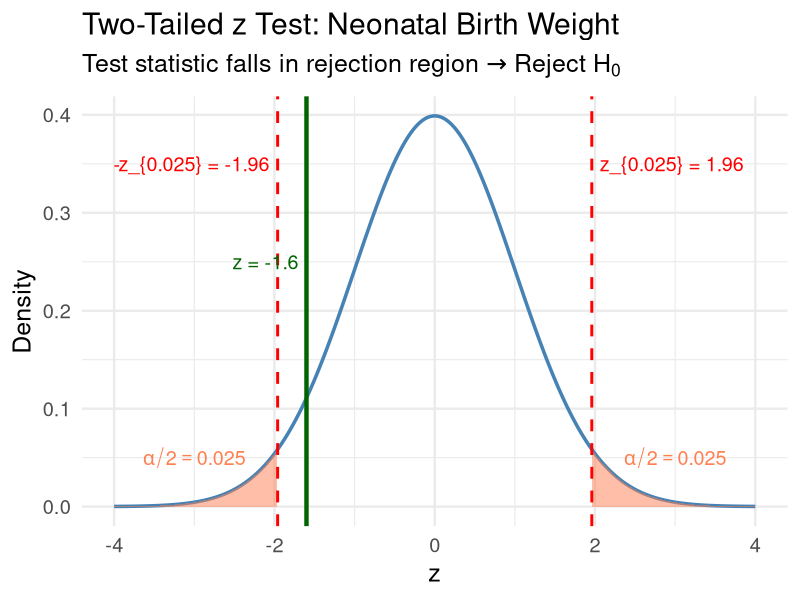
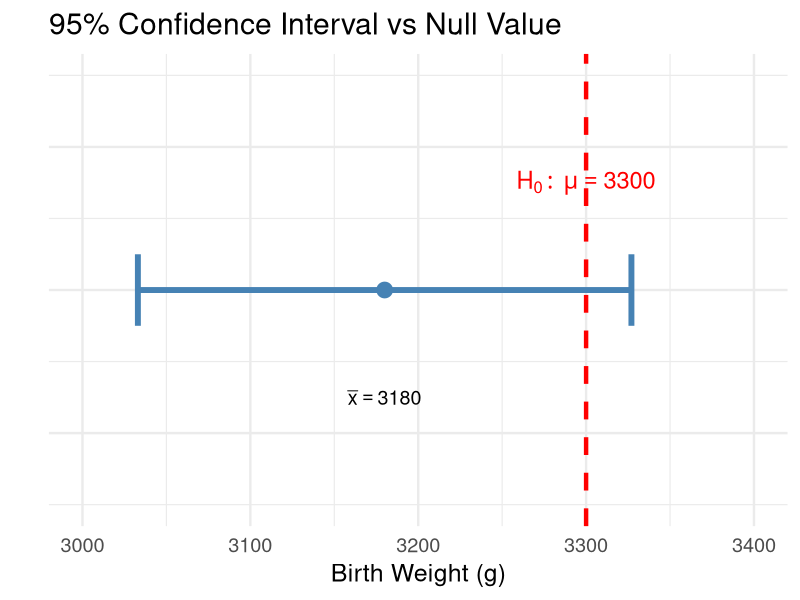
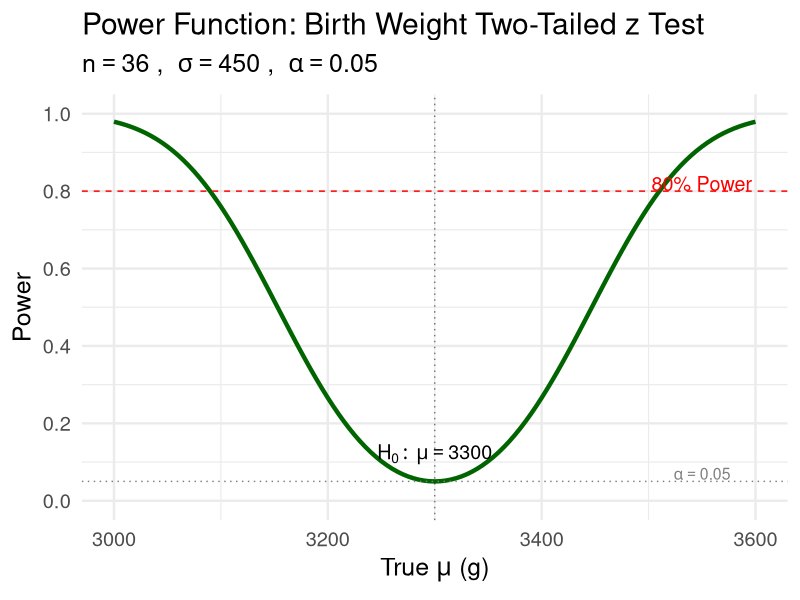
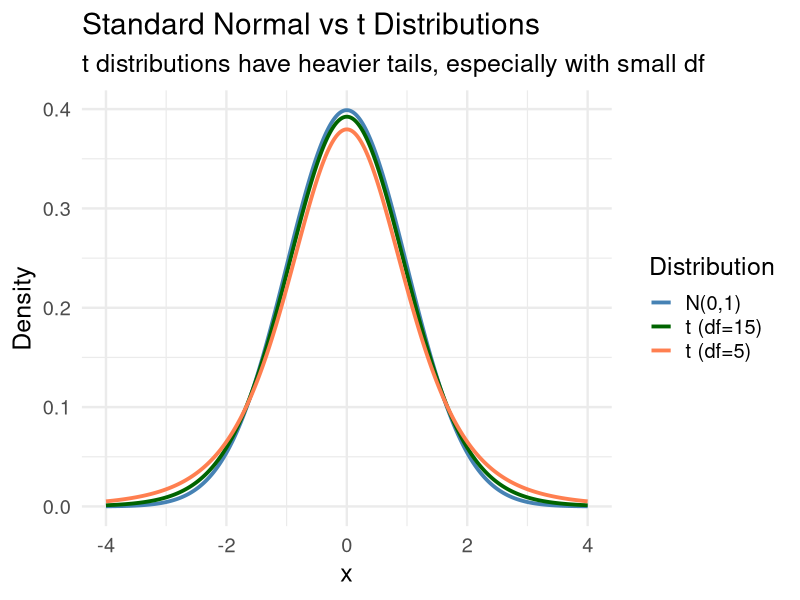
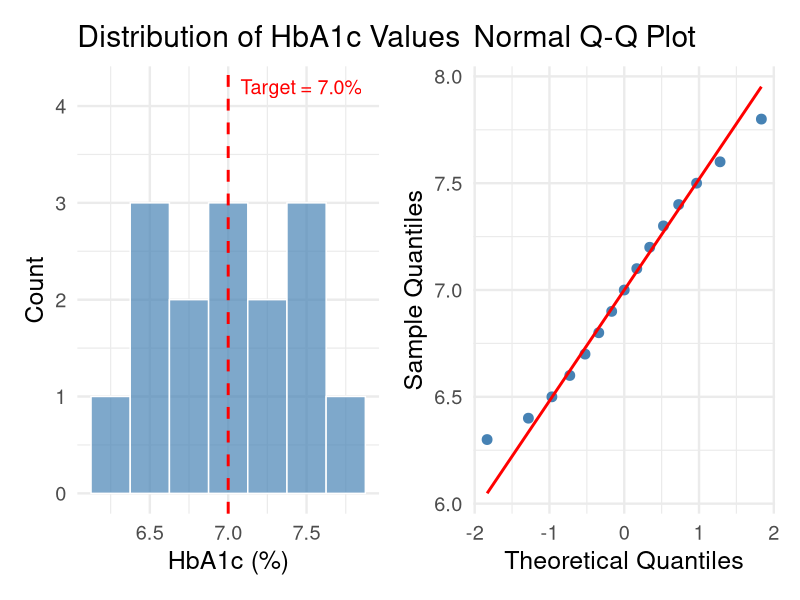
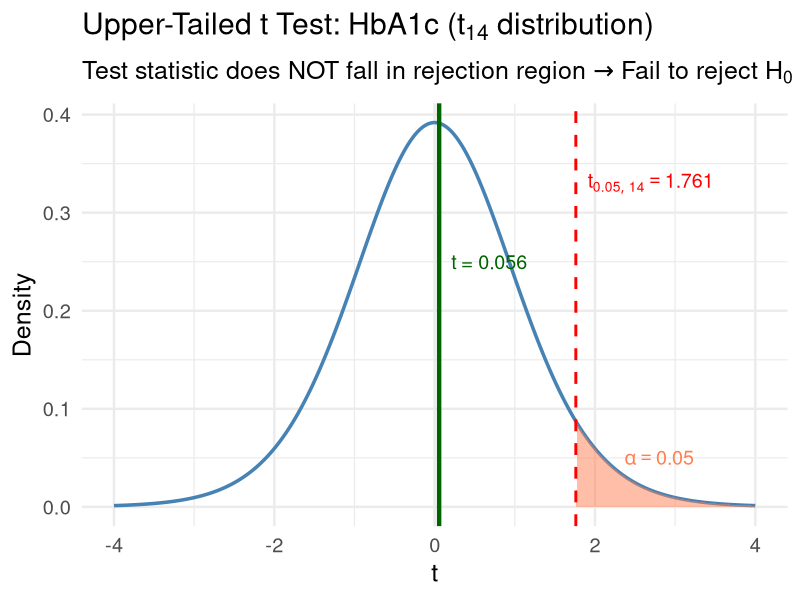
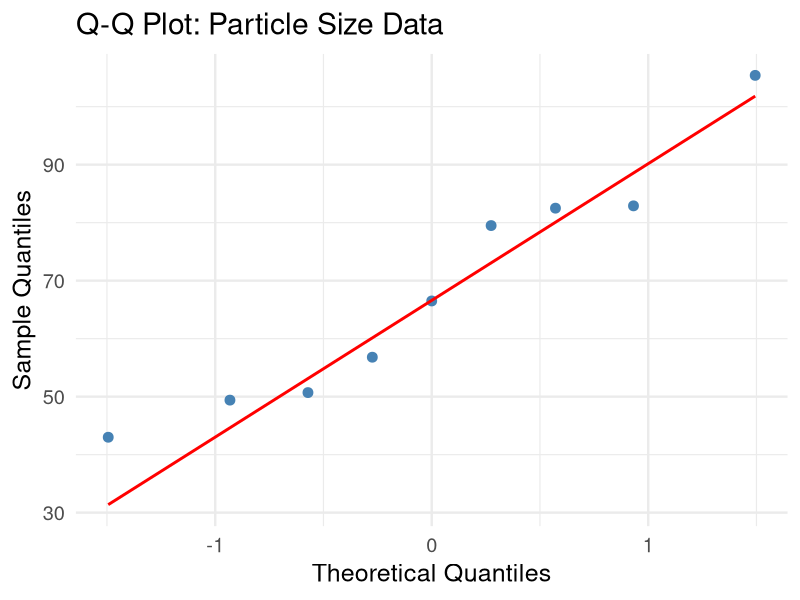
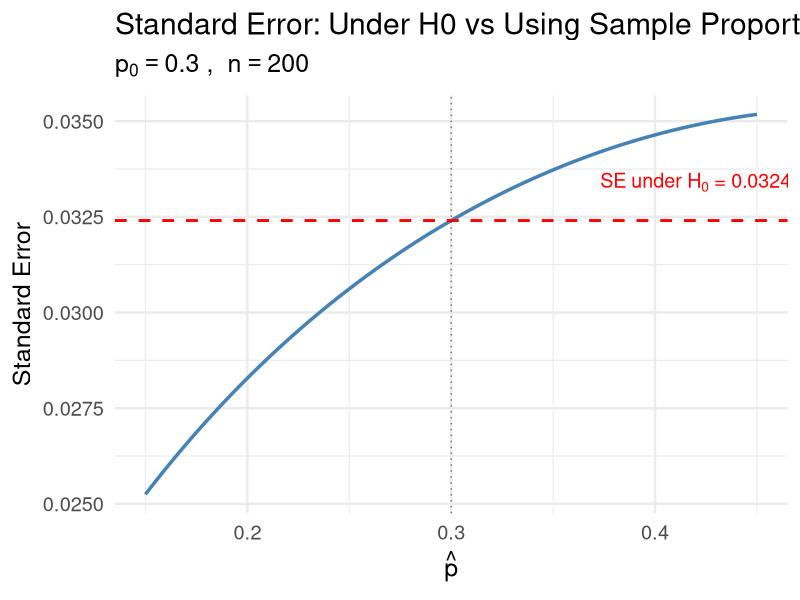

Here is the R script that generated these plots, in order:
## ---- chunk 1
#| label: setup
#| include: false
library(tidyverse)
library(broom)
library(patchwork)
set.seed(551)
theme_set(theme_minimal(base_size = 18))
## ---- chunk 2
#| echo: true
# Step 6: Compute test statistic
xbar <- 3180
mu0 <- 3300
sigma <- 450
n <- 36
se <- sigma / sqrt(n)

z_stat <- (xbar - mu0) / se
cat("Test statistic: z =", round(z_stat, 3), "\n")

# Critical value
z_crit <- qnorm(1 - 0.05/2)
cat("Critical value: z_{alpha/2} =", round(z_crit, 3), "\n")
cat("Rejection region: |z| >=", round(z_crit, 3))
## ---- chunk 3
#| echo: true
# Step 7: Decision
cat("|z| =", round(abs(z_stat), 3), "\n")
cat("Critical value =", round(z_crit, 3), "\n\n")

if (abs(z_stat) >= z_crit) {
  cat("Decision: Reject H0 at alpha = 0.05\n\n")
  cat("Conclusion: There is statistically significant evidence that\n")
  cat("the true mean birth weight under the new protocol differs from 3300 g.")
} else {
  cat("Decision: Fail to reject H0 at alpha = 0.05\n\n")
  cat("Conclusion: There is insufficient evidence that the true mean\n")
  cat("birth weight differs from 3300 g under the new protocol.")
}
## ---- chunk 4
#| code-fold: true
#| fig-height: 6
z_seq <- seq(-4, 4, length.out = 500)
y <- dnorm(z_seq)

tibble(z = z_seq, y = y) |>
  ggplot(aes(x = z, y = y)) +
  geom_line(linewidth = 1.2, color = "steelblue") +
  geom_area(data = tibble(z = z_seq[z_seq >= z_crit], 
                          y = dnorm(z_seq[z_seq >= z_crit])),
            aes(x = z, y = y), fill = "coral", alpha = 0.5) +
  geom_area(data = tibble(z = z_seq[z_seq <= -z_crit], 
                          y = dnorm(z_seq[z_seq <= -z_crit])),
            aes(x = z, y = y), fill = "coral", alpha = 0.5) +
  geom_vline(xintercept = c(-z_crit, z_crit), linetype = "dashed", color = "red", linewidth = 1) +
  geom_vline(xintercept = z_stat, color = "darkgreen", linewidth = 1.5) +
  annotate("text", x = z_crit + 0.1, y = 0.35, hjust = 0, size = 5, color = "red",
           label = paste0("z_{0.025} = ", round(z_crit, 2))) +
  annotate("text", x = -z_crit - 0.1, y = 0.35, hjust = 1, size = 5, color = "red",
           label = paste0("-z_{0.025} = ", round(-z_crit, 2))) +
  annotate("text", x = z_stat - 0.1, y = 0.25, hjust = 1, size = 5, color = "darkgreen",
           label = paste0("z = ", round(z_stat, 2))) +
  annotate("text", x = 3, y = 0.05, label = expression(alpha/2 == 0.025), 
           color = "coral", size = 5) +
  annotate("text", x = -3, y = 0.05, label = expression(alpha/2 == 0.025), 
           color = "coral", size = 5) +
  labs(x = "z", y = "Density",
       title = "Two-Tailed z Test: Neonatal Birth Weight",
       subtitle = expression("Test statistic falls in rejection region" ~
                             symbol("\256") ~ "Reject" ~ H[0]))
## ---- chunk 5
#| echo: true
# 95% CI for mu
ci_lower <- xbar - z_crit * se
ci_upper <- xbar + z_crit * se
cat("95% CI for mu: (", round(ci_lower, 1), ",", round(ci_upper, 1), ")\n")
cat("Null value mu_0 = 3300\n\n")
cat("Since 3300 is NOT in the CI, we reject H0 -- consistent with our test!")
## ---- chunk 6
#| code-fold: true
#| fig-height: 3.5
tibble(x = xbar, lower = ci_lower, upper = ci_upper) |>
  ggplot(aes(y = 1)) +
  geom_errorbarh(aes(xmin = lower, xmax = upper), height = 0.1, linewidth = 2, color = "steelblue") +
  geom_point(aes(x = x), size = 5, color = "steelblue") +
  geom_vline(xintercept = 3300, linetype = "dashed", color = "red", linewidth = 1.5) +
  annotate("text", x = 3300, y = 1.15, label = expression(H[0]:~mu == 3300), 
           color = "red", size = 6) +
  annotate("text", x = xbar, y = 0.85, size = 5,
           label = as.expression(bquote(bar(x) == .(xbar)))) +
  coord_cartesian(xlim = c(3000, 3400), ylim = c(0.7, 1.3)) +
  labs(x = "Birth Weight (g)", y = "",
       title = "95% Confidence Interval vs Null Value") +
  theme(axis.text.y = element_blank(), axis.ticks.y = element_blank())
## ---- chunk 7
#| code-fold: true
#| fig-height: 6
alpha <- 0.05
mu_range <- seq(3000, 3600, by = 5)

# Two-tailed power
power_vals <- map_dbl(mu_range, \(mu_prime) {
  beta <- pnorm(z_crit + (mu0 - mu_prime) / se) - 
          pnorm(-z_crit + (mu0 - mu_prime) / se)
  1 - beta
})

tibble(mu = mu_range, power = power_vals) |>
  ggplot(aes(x = mu, y = power)) +
  geom_line(linewidth = 1.5, color = "darkgreen") +
  geom_hline(yintercept = 0.8, linetype = "dashed", color = "red") +
  geom_hline(yintercept = 0.05, linetype = "dotted", color = "gray50") +
  geom_vline(xintercept = mu0, linetype = "dotted", alpha = 0.5) +
  annotate("text", x = 3550, y = 0.82, label = "80% Power", color = "red", size = 5) +
  annotate("text", x = 3300, y = 0.12, size = 5,
           label = expression(H[0]:~mu == 3300)) +
  annotate("text", x = 3550, y = 0.07, label = expression(alpha == 0.05), 
           color = "gray50", size = 4) +
  labs(x = expression("True " * mu * " (g)"), y = "Power",
       title = "Power Function: Birth Weight Two-Tailed z Test",
       subtitle = expression(n == 36 ~ ", " ~ sigma == 450 ~ ", " ~ alpha == 0.05)) +
  scale_y_continuous(limits = c(0, 1), breaks = seq(0, 1, by = 0.2))
## ---- chunk 8
#| echo: true
# How many births to detect a 100g decrease with 80% power?
delta <- 100  # clinically meaningful difference
alpha <- 0.05
beta_target <- 0.20  # want power = 0.80
sigma <- 450

# Two-tailed test
n_needed <- (sigma * (qnorm(1 - alpha/2) + qnorm(1 - beta_target)) / delta)^2
cat("Sample size needed:", ceiling(n_needed), "births")
## ---- chunk 9
#| code-fold: true
#| fig-height: 6
# Compare z and t critical values
df_vals <- c(5, 10, 20, 50, 100, Inf)
alpha <- 0.05

crit_table <- tibble(
  df = df_vals,
  `t critical value` = qt(1 - alpha/2, df = df_vals),
  `z critical value` = qnorm(1 - alpha/2)
) |>
  mutate(df_label = ifelse(is.infinite(df), "Inf (z)", as.character(df)))

crit_table |>
  select(-df_label) |>
  mutate(across(where(is.numeric) & !df, \(x) round(x, 4)))
## ---- chunk 10
#| code-fold: true
#| fig-height: 5
x_seq <- seq(-4, 4, length.out = 500)

tibble(
  x = rep(x_seq, 3),
  density = c(dnorm(x_seq), dt(x_seq, df = 5), dt(x_seq, df = 15)),
  dist = rep(c("N(0,1)", "t (df=5)", "t (df=15)"), each = length(x_seq))
) |>
  mutate(dist = factor(dist, levels = c("N(0,1)", "t (df=15)", "t (df=5)"))) |>
  ggplot(aes(x = x, y = density, color = dist)) +
  geom_line(linewidth = 1.3) +
  scale_color_manual(values = c("N(0,1)" = "steelblue", "t (df=15)" = "darkgreen", "t (df=5)" = "coral")) +
  labs(x = "x", y = "Density", color = "Distribution",
       title = "Standard Normal vs t Distributions",
       subtitle = "t distributions have heavier tails, especially with small df") +
  theme(legend.position = "right")
## ---- chunk 11
#| echo: true
hba1c <- c(6.8, 7.2, 6.5, 7.8, 6.9, 7.4, 6.3, 7.1, 6.7, 
            7.5, 6.6, 7.0, 7.3, 6.4, 7.6)

# Summary statistics
xbar <- mean(hba1c)
s <- sd(hba1c)
n <- length(hba1c)
cat("n =", n, "\n")
cat("x-bar =", round(xbar, 3), "\n")
cat("s =", round(s, 3))
## ---- chunk 12
#| code-fold: true
#| fig-height: 5
#| fig-width: 14
p1 <- tibble(hba1c = hba1c) |>
  ggplot(aes(x = hba1c)) +
  geom_histogram(bins = 7, fill = "steelblue", color = "white", alpha = 0.7) +
  geom_vline(xintercept = 7.0, linetype = "dashed", color = "red", linewidth = 1) +
  labs(x = "HbA1c (%)", y = "Count", title = "Distribution of HbA1c Values") +
  annotate("text", x = 7.0, y = 4.2, label = "Target = 7.0%", 
           color = "red", hjust = -0.1, size = 5)

p2 <- tibble(hba1c = hba1c) |>
  ggplot(aes(sample = hba1c)) +
  stat_qq(size = 3, color = "steelblue") +
  stat_qq_line(color = "red", linewidth = 1) +
  labs(x = "Theoretical Quantiles", y = "Sample Quantiles",
       title = "Normal Q-Q Plot")

p1 + p2
## ---- chunk 13
#| echo: true
# Step 1-2: mu = true mean HbA1c; H0: mu = 7.0 vs Ha: mu > 7.0
mu0 <- 7.0
alpha <- 0.05

# Step 4: Test statistic
se <- s / sqrt(n)
t_stat <- (xbar - mu0) / se
cat("Test statistic: t =", round(t_stat, 3), "\n")

# Step 5: Critical value (upper-tailed, df = n-1)
t_crit <- qt(1 - alpha, df = n - 1)
cat("Critical value: t_{0.05, 14} =", round(t_crit, 3), "\n")

# Step 7: Decision
cat("\nDecision:", 
    ifelse(t_stat >= t_crit, "Reject H0", "Fail to reject H0"))
## ---- chunk 14
#| echo: true
# R's built-in t.test function
t_result <- t.test(hba1c, mu = 7.0, alternative = "greater")
t_result
## ---- chunk 15
#| echo: true
# Extract tidy results
tidy(t_result)
## ---- chunk 16
#| code-fold: true
#| fig-height: 6
df_t <- n - 1
x_seq <- seq(-4, 4, length.out = 500)
y <- dt(x_seq, df = df_t)

tibble(x = x_seq, y = y) |>
  ggplot(aes(x = x, y = y)) +
  geom_line(linewidth = 1.2, color = "steelblue") +
  geom_area(data = tibble(x = x_seq[x_seq >= t_crit],
                          y = dt(x_seq[x_seq >= t_crit], df = df_t)),
            aes(x = x, y = y), fill = "coral", alpha = 0.5) +
  geom_vline(xintercept = t_crit, linetype = "dashed", color = "red", linewidth = 1) +
  geom_vline(xintercept = t_stat, color = "darkgreen", linewidth = 1.5) +
  annotate("text", x = t_crit + 0.15, y = 0.33, hjust = 0, size = 5, color = "red",
           label = as.expression(bquote(t[list(0.05, 14)] == .(round(t_crit, 3))))) +
  annotate("text", x = t_stat + 0.15, y = 0.25, hjust = 0, size = 5, color = "darkgreen",
           label = paste0("t = ", round(t_stat, 3))) +
  annotate("text", x = 2.8, y = 0.05, label = expression(alpha == 0.05), 
           color = "coral", size = 5) +
  labs(x = "t", y = "Density",
       title = expression("Upper-Tailed t Test: HbA1c (" * t[14] * " distribution)"),
       subtitle = expression("Test statistic does NOT fall in rejection region" ~
                             symbol("\256") ~ "Fail to reject" ~ H[0]))
## ---- chunk 17
#| echo: true
# Simulated data consistent with the Mackowiak et al. findings
set.seed(1992)
body_temp <- rnorm(130, mean = 98.2, sd = 0.73)

cat("n =", length(body_temp), "\n")
cat("x-bar =", round(mean(body_temp), 3), "\n")
cat("s =", round(sd(body_temp), 3))
## ---- chunk 18
#| echo: true
# Two-tailed t test
temp_test <- t.test(body_temp, mu = 98.6, alternative = "two.sided")
temp_test
## ---- chunk 19
#| echo: true
# Extract key quantities
cat("t statistic:", round(temp_test$statistic, 3), "\n")
cat("p-value:", format.pval(temp_test$p.value, digits = 3), "\n")
cat("95% CI: (", round(temp_test$conf.int[1], 3), ",", 
    round(temp_test$conf.int[2], 3), ")\n\n")
cat("Since 98.6 is NOT in the 95% CI, we reject H0.\n")
cat("Evidence strongly suggests true mean body temperature differs from 98.6 F.")
## ---- chunk 20
#| echo: true
#| code-fold: true
set.seed(551)
n_sims <- 10000
alpha <- 0.05
mu0 <- 5

# Simulate Type I error rate for different distributions
simulate_type1 <- function(rdist, n, ...) {
  rejections <- replicate(n_sims, {
    x <- rdist(n, ...)
    test <- t.test(x, mu = mu0)
    test$p.value < alpha
  })
  mean(rejections)
}

results <- tibble(
  Distribution = c("Normal", "Normal", "Exp (shifted)", "Exp (shifted)", 
                    "t(3) (shifted)", "t(3) (shifted)"),
  n = rep(c(10, 50), 3),
  `Type I Error Rate` = c(
    simulate_type1(rnorm, 10, mean = 5, sd = 1),
    simulate_type1(rnorm, 50, mean = 5, sd = 1),
    simulate_type1(\(n, ...) rexp(n, rate = 1) + 4, 10),
    simulate_type1(\(n, ...) rexp(n, rate = 1) + 4, 50),
    simulate_type1(\(n, ...) rt(n, df = 3) + 5, 10),
    simulate_type1(\(n, ...) rt(n, df = 3) + 5, 50)
  )
)

results |> mutate(`Type I Error Rate` = round(`Type I Error Rate`, 4))
## ---- chunk 21
#| echo: true
d50 <- c(82.9, 56.8, 66.5, 49.4, 105.4, 79.5, 82.5, 50.7, 43.0)

# Summary statistics
cat("n =", length(d50), "\n")
cat("x-bar =", round(mean(d50), 2), "\n")
cat("s =", round(sd(d50), 2))
## ---- chunk 22
#| echo: true
# Check normality
## ---- chunk 23
#| code-fold: true
#| fig-height: 7
tibble(d50 = d50) |>
  ggplot(aes(sample = d50)) +
  stat_qq(size = 3, color = "steelblue") +
  stat_qq_line(color = "red", linewidth = 1) +
  labs(title = "Q-Q Plot: Particle Size Data", 
       x = "Theoretical Quantiles", y = "Sample Quantiles")
## ---- chunk 24
#| echo: true
# t test
t.test(d50, mu = 44, alternative = "two.sided", conf.level = 0.99)
## ---- chunk 25
#| echo: true
# Given summary statistics (large n, don't need raw data)
xbar_tip <- 17.986
s_tip <- 5.937
n_tip <- 70
mu0_tip <- 15
alpha <- 0.05

# t test statistic
se_tip <- s_tip / sqrt(n_tip)
t_stat_tip <- (xbar_tip - mu0_tip) / se_tip
t_crit_tip <- qt(1 - alpha, df = n_tip - 1)

cat("t =", round(t_stat_tip, 2), "\n")
cat("t_{0.05, 69} =", round(t_crit_tip, 3), "\n")
cat("Decision:", ifelse(t_stat_tip >= t_crit_tip, "Reject H0", "Fail to reject H0"))
## ---- chunk 26
#| code-fold: true
#| fig-height: 5
#| fig-width: 14
# Compare SE under H0 vs using p-hat
p0 <- 0.30
n <- 200
phat_vals <- seq(0.15, 0.45, by = 0.001)

se_h0 <- sqrt(p0 * (1 - p0) / n)
se_wald <- sqrt(phat_vals * (1 - phat_vals) / n)

p1 <- tibble(phat = phat_vals, se = se_wald) |>
  ggplot(aes(x = phat, y = se)) +
  geom_line(linewidth = 1.2, color = "steelblue") +
  geom_hline(yintercept = se_h0, linetype = "dashed", color = "red", linewidth = 1) +
  geom_vline(xintercept = p0, linetype = "dotted", alpha = 0.5) +
  annotate("text", x = 0.42, y = se_h0 + 0.001, color = "red", size = 5,
           label = as.expression(bquote("SE under" ~ H[0] ~ "=" ~ .(round(se_h0, 4))))) +
  labs(x = expression(hat(p)), y = "Standard Error",
       title = "Standard Error: Under H0 vs Using Sample Proportion",
       subtitle = expression(p[0] == 0.30 ~ ", " ~ n == 200))

p1
## ---- chunk 27
#| echo: true
# Data
x <- 8          # infections observed
n <- 500        # total surgeries
p_hat <- x / n
p0 <- 0.025     # national rate

cat("Sample proportion: p-hat =", p_hat, "\n")
cat("Expected under H0:", n * p0, "infections\n")

# Check validity: np0 and n(1-p0)
cat("np0 =", n * p0, ">= 10?", n * p0 >= 10, "\n")
cat("n(1-p0) =", n * (1 - p0), ">= 10?", n * (1 - p0) >= 10)
## ---- chunk 28
#| echo: true
# H0: p = 0.025 vs Ha: p < 0.025 (lower-tailed)
alpha <- 0.05

# Test statistic
se_h0 <- sqrt(p0 * (1 - p0) / n)
z_stat <- (p_hat - p0) / se_h0
z_crit <- qnorm(alpha)  # lower-tailed critical value

cat("z =", round(z_stat, 3), "\n")
cat("Critical value: -z_{0.05} =", round(z_crit, 3), "\n\n")

if (z_stat <= z_crit) {
  cat("Decision: Reject H0\n")
  cat("Conclusion: Evidence that the new protocol reduces infection rate.")
} else {
  cat("Decision: Fail to reject H0\n")
  cat("Conclusion: Insufficient evidence that the new protocol\n")
  cat("reduces infection rate below the national 2.5%.")
}
## ---- chunk 29
#| code-fold: true
#| fig-height: 6
z_seq <- seq(-4, 4, length.out = 500)
y <- dnorm(z_seq)

tibble(z = z_seq, y = y) |>
  ggplot(aes(x = z, y = y)) +
  geom_line(linewidth = 1.2, color = "steelblue") +
  geom_area(data = tibble(z = z_seq[z_seq <= qnorm(alpha)],
                          y = dnorm(z_seq[z_seq <= qnorm(alpha)])),
            aes(x = z, y = y), fill = "coral", alpha = 0.5) +
  geom_vline(xintercept = z_crit, linetype = "dashed", color = "red", linewidth = 1) +
  geom_vline(xintercept = z_stat, color = "darkgreen", linewidth = 1.5) +
  annotate("text", x = z_crit - 0.1, y = 0.33, hjust = 1, size = 5, color = "red",
           label = as.expression(bquote(-z[0.05] == .(round(z_crit, 3))))) +
  annotate("text", x = z_stat + 0.1, y = 0.25, hjust = 0, size = 5, color = "darkgreen",
           label = paste0("z = ", round(z_stat, 3))) +
  labs(x = "z", y = "Density",
       title = "Lower-Tailed z Test: Post-Surgical Infection Rate",
       subtitle = expression("Test statistic does NOT fall in rejection region" ~
                             symbol("\256") ~ "Fail to reject" ~ H[0]))
## ---- chunk 30
#| echo: true
# Our z test by hand
z_stat_manual <- (p_hat - p0) / sqrt(p0 * (1 - p0) / n)
cat("Manual z statistic:", round(z_stat_manual, 3), "\n")
cat("Manual z^2:        ", round(z_stat_manual^2, 3), "\n\n")

# prop.test computes the same thing as chi-squared
prop_result <- prop.test(x = 8, n = 500, p = 0.025, 
                          alternative = "less", correct = FALSE)

cat("prop.test chi-squared:", round(prop_result$statistic, 3), "\n")
cat("sqrt(chi-squared):    ", round(sqrt(prop_result$statistic), 3), "\n")
cat("p-value (prop.test):  ", round(prop_result$p.value, 4))
## ---- chunk 31
#| echo: true
# prop.test returns the Score (Wilson) CI
cat("Score CI from prop.test():\n")
cat("  (", round(prop_result$conf.int[1], 5), ",", 
         round(prop_result$conf.int[2], 5), ")\n\n")

# Verify: this is the Wilson interval from Lesson 8
z_alpha2 <- qnorm(0.975)
p_hat_val <- 8/500
n_val <- 500

# Wilson formula: (p_hat + z^2/(2n) +/- z*sqrt(p_hat*(1-p_hat)/n + z^2/(4n^2))) / (1 + z^2/n)
center <- (p_hat_val + z_alpha2^2 / (2 * n_val)) / (1 + z_alpha2^2 / n_val)
margin <- z_alpha2 * sqrt(p_hat_val * (1 - p_hat_val) / n_val + z_alpha2^2 / (4 * n_val^2)) / 
          (1 + z_alpha2^2 / n_val)

cat("Wilson formula by hand:\n")
cat("  (", round(center - margin, 5), ",", round(center + margin, 5), ")")
## ---- chunk 32
#| echo: true
# Full output from prop.test (using broom for tidy results)
prop.test(x = 8, n = 500, p = 0.025, 
          alternative = "less", correct = FALSE) |>
  tidy() |>
  select(estimate, statistic, p.value, conf.low, conf.high, method)
## ---- chunk 33
#| echo: true
# Example: x = 3 successes out of n = 20, testing p0 = 0.30
x_ex <- 3; n_ex <- 20; p0_ex <- 0.30

# P(X <= 3 | p = 0.30) for lower-tailed test
p_lower <- pbinom(x_ex, size = n_ex, prob = p0_ex)

# P(X >= 3 | p = 0.30) for upper-tailed test
p_upper <- 1 - pbinom(x_ex - 1, size = n_ex, prob = p0_ex)

cat("P(X <= 3 | p=0.30) =", round(p_lower, 4), "\n")
cat("P(X >= 3 | p=0.30) =", round(p_upper, 4))
## ---- chunk 34
#| code-fold: true
#| fig-height: 6.5
# Show the binomial distribution under H0 and highlight the p-value region
x_vals <- 0:n_ex
probs <- dbinom(x_vals, size = n_ex, prob = p0_ex)

tibble(x = x_vals, prob = probs) |>
  mutate(region = case_when(
    x <= x_ex ~ "P-value region (X <= 3)",
    TRUE ~ "Not in p-value region"
  )) |>
  ggplot(aes(x = x, y = prob, fill = region)) +
  geom_col(width = 0.7, color = "black") +
  scale_fill_manual(values = c("P-value region (X <= 3)" = "coral", 
                                "Not in p-value region" = "steelblue")) +
  geom_vline(xintercept = n_ex * p0_ex, linetype = "dashed", linewidth = 1) +
  annotate("text", x = n_ex * p0_ex + 0.3, y = max(probs) * 0.9, hjust = 0, size = 5,
           label = as.expression(bquote("E[X] =" ~ np[0] ~ "=" ~ .(n_ex * p0_ex)))) +
  labs(x = "X (number of successes)", y = "P(X = x)",
       title = expression("Binomial(n = 20, " * p[0] * " = 0.30) under " * H[0]),
       subtitle = paste0("Exact p-value: P(X \u2264 3 | p = 0.30) = ", round(p_lower, 4)),
       fill = NULL) +
  theme_minimal(base_size = 18) +
  theme(legend.position = "bottom")
## ---- chunk 35
#| echo: true
# Each individual probability
for (k in 0:x_ex) {
  prob_k <- dbinom(k, size = n_ex, prob = p0_ex)
  cat(sprintf("P(X = %d) = C(20,%d) × 0.30^%d × 0.70^%d = %.6f\n", 
              k, k, k, n_ex - k, prob_k))
}

cat("\n--- Sum ---\n")
cat("P(X <= 3) =", round(sum(dbinom(0:x_ex, n_ex, p0_ex)), 6), "\n\n")
cat("Since", round(p_lower, 4), "> 0.05, we fail to reject H0")
## ---- chunk 36
#| echo: true
# The easy way: binom.test() does all this for us
binom.test(x = 3, n = 20, p = 0.30, alternative = "less")
## ---- chunk 37
#| echo: true
# Tidy output
binom_result <- binom.test(x = 3, n = 20, p = 0.30, alternative = "less")

cat("Test statistic (X):      ", binom_result$statistic, "\n")
cat("Exact p-value:           ", round(binom_result$p.value, 4), "\n")
cat("95% CI for p:            (", round(binom_result$conf.int[1], 4), ",", 
    round(binom_result$conf.int[2], 4), ")\n")
cat("Sample proportion (p-hat):", binom_result$estimate, "\n\n")

# Verify the p-value matches our manual calculation
cat("Manual P(X <= 3 | p=0.30):", round(pbinom(3, 20, 0.30), 4))
## ---- chunk 38
#| echo: true
# Data
x_adr <- 4; n_adr <- 80; p0_adr <- 0.02

cat("p-hat =", x_adr / n_adr, "\n")
cat("Check np0 =", n_adr * p0_adr, "< 10: Normal approx NOT valid!\n\n")

# Exact binomial test: H0: p = 0.02 vs Ha: p > 0.02
exact_result <- binom.test(x_adr, n_adr, p = p0_adr, alternative = "greater")
cat("Exact p-value:", round(exact_result$p.value, 4), "\n\n")

# Compare with (invalid) z test for illustration
z_invalid <- (x_adr/n_adr - p0_adr) / sqrt(p0_adr * (1 - p0_adr) / n_adr)
p_z_invalid <- 1 - pnorm(z_invalid)
cat("Z test p-value (INVALID, for comparison):", round(p_z_invalid, 4), "\n")
cat("Note the difference: exact and approximate p-values diverge\n")
cat("when the normal approximation conditions are not met.")
## ---- chunk 39
#| code-fold: true
#| fig-height: 6
#| fig-width: 14
# Compare exact and approximate p-values across different x values
n_comp <- 80
p0_comp <- 0.02

comp_data <- tibble(x = 0:10) |>
  mutate(
    exact_pval = map_dbl(x, ~1 - pbinom(.x - 1, n_comp, p0_comp)),
    approx_pval = map_dbl(x, ~1 - pnorm((.x/n_comp - p0_comp) / 
                                          sqrt(p0_comp * (1 - p0_comp) / n_comp)))
  )

comp_data |>
  pivot_longer(c(exact_pval, approx_pval), 
               names_to = "method", values_to = "pvalue") |>
  mutate(method = ifelse(method == "exact_pval", "Exact (Binomial)", 
                         "Approximate (z test)")) |>
  ggplot(aes(x = x, y = pvalue, color = method, shape = method)) +
  geom_point(size = 4) +
  geom_line(linewidth = 1) +
  geom_hline(yintercept = 0.05, linetype = "dashed", alpha = 0.5) +
  annotate("text", x = 8, y = 0.07, label = expression(alpha == 0.05), size = 5) +
  scale_color_manual(values = c("Exact (Binomial)" = "steelblue", 
                                 "Approximate (z test)" = "coral")) +
  labs(x = "X (number of adverse events)", 
       y = "Upper-tail P-value",
       title = bquote("Exact vs Approximate P-values: " ~ n == 80 * ", " ~ p[0] == 0.02),
       subtitle = bquote("Normal approximation unreliable when" ~ np[0] ~ "=" ~ 
                          .(n_comp * p0_comp) < 10),
       color = NULL, shape = NULL) +
  theme_minimal(base_size = 18) +
  theme(legend.position = "bottom")
## ---- chunk 40
#| echo: true
# H0: p = 0.30 vs Ha: p > 0.30, alpha = 0.10
x_obs <- 686
n_obs <- 2014
p0_obs <- 0.30
alpha_obs <- 0.10

phat_obs <- x_obs / n_obs
se_obs <- sqrt(p0_obs * (1 - p0_obs) / n_obs)
z_obs <- (phat_obs - p0_obs) / se_obs

cat("p-hat =", round(phat_obs, 3), "\n")
cat("z =", round(z_obs, 2), "\n")
cat("z_{0.10} =", round(qnorm(1 - alpha_obs), 3), "\n")
cat("Decision:", ifelse(z_obs >= qnorm(1 - alpha_obs), 
                         "Reject H0", "Fail to reject H0"), "\n\n")
cat("Conclusion: At alpha = 0.10, more than 30% of American\n")
cat("adult men are obese.")
## ---- chunk 41
#| echo: true
# Data
x_readmit <- 35
n_readmit <- 180
p0_readmit <- 0.15
phat_readmit <- x_readmit / n_readmit

cat("p-hat =", round(phat_readmit, 4), "\n")
cat("Check: np0 =", n_readmit * p0_readmit, 
    ", n(1-p0) =", n_readmit * (1 - p0_readmit), "\n\n")

# H0: p = 0.15 vs Ha: p > 0.15
# Manual z test (score test)
se_readmit <- sqrt(p0_readmit * (1 - p0_readmit) / n_readmit)
z_readmit <- (phat_readmit - p0_readmit) / se_readmit
cat("Manual z =", round(z_readmit, 3), "\n")
cat("Manual p-value =", round(1 - pnorm(z_readmit), 4), "\n")
## ---- chunk 42
#| echo: true
# Score test via prop.test()
score_result <- prop.test(x_readmit, n_readmit, p = p0_readmit, 
                           alternative = "greater", correct = FALSE)

# Exact binomial test
exact_result <- binom.test(x_readmit, n_readmit, p = p0_readmit, 
                            alternative = "greater")

cat("=== Comparison of Methods ===\n\n")
cat("Manual z test:        p-value =", round(1 - pnorm(z_readmit), 4), "\n")
cat("prop.test (score):    p-value =", round(score_result$p.value, 4), "\n")
cat("binom.test (exact):   p-value =", round(exact_result$p.value, 4), "\n\n")

cat("Score (Wilson) CI:     (", round(score_result$conf.int[1], 4), ",", 
    round(score_result$conf.int[2], 4), ")\n")
cat("Clopper-Pearson CI:    (", round(exact_result$conf.int[1], 4), ",", 
    round(exact_result$conf.int[2], 4), ")\n\n")
cat("With large n, all three p-values agree closely.")
## ---- chunk 43
#| echo: true
# How many patients to detect a readmission rate of 0.20 with 80% power?
p0 <- 0.15; p_alt <- 0.20; alpha <- 0.05; beta_target <- 0.20

n_prop <- ((qnorm(1 - alpha) * sqrt(p0 * (1 - p0)) + 
             qnorm(1 - beta_target) * sqrt(p_alt * (1 - p_alt))) / 
            (p_alt - p0))^2

cat("Required sample size:", ceiling(n_prop), "patients")
## ---- chunk 44
#| echo: true
# R has a built-in function for proportion test sample size
power.prop.test(p1 = 0.15, p2 = 0.20, sig.level = 0.05, 
                power = 0.80, alternative = "one.sided")
## ---- chunk 45
#| code-fold: true
#| fig-height: 7
#| fig-width: 14
# Decision tree as a visualization
tree_data <- tibble(
  x = c(5, 2.5, 7.5, 1.25, 3.75, 6.25, 8.75),
  y = c(3, 2, 2, 1, 1, 1, 1),
  label = c(
    "What parameter\nare you testing?",
    "Testing\nthe mean (mu)",
    "Testing a\nproportion (p)",
    "sigma known?\nz test",
    "sigma unknown?\nt test",
    "Large sample?\nz test for p",
    "Small sample?\nExact binomial"
  ),
  fill_color = c("gray90", "lightblue", "lightyellow", 
                  "steelblue", "coral", "steelblue", "coral")
)

ggplot(tree_data, aes(x = x, y = y)) +
  geom_label(aes(label = label, fill = fill_color), 
             size = 5, label.padding = unit(0.6, "lines"),
             label.size = 0.5) +
  scale_fill_identity() +
  geom_segment(aes(x = 5, y = 2.75, xend = 2.5, yend = 2.25), 
               arrow = arrow(length = unit(0.2, "cm"))) +
  geom_segment(aes(x = 5, y = 2.75, xend = 7.5, yend = 2.25),
               arrow = arrow(length = unit(0.2, "cm"))) +
  geom_segment(aes(x = 2.5, y = 1.75, xend = 1.25, yend = 1.25),
               arrow = arrow(length = unit(0.2, "cm"))) +
  geom_segment(aes(x = 2.5, y = 1.75, xend = 3.75, yend = 1.25),
               arrow = arrow(length = unit(0.2, "cm"))) +
  geom_segment(aes(x = 7.5, y = 1.75, xend = 6.25, yend = 1.25),
               arrow = arrow(length = unit(0.2, "cm"))) +
  geom_segment(aes(x = 7.5, y = 1.75, xend = 8.75, yend = 1.25),
               arrow = arrow(length = unit(0.2, "cm"))) +
  coord_cartesian(xlim = c(0, 10), ylim = c(0.5, 3.5)) +
  theme_void(base_size = 16) +
  labs(title = "Decision Tree: Choosing the Right Test")
## ---- chunk 46
#| echo: true
# Patient data
creatinine <- c(0.92, 1.15, 1.03, 0.88, 1.21, 0.97, 1.08, 1.14,
                0.95, 1.06, 1.18, 0.99, 1.12, 0.91, 1.07, 1.01,
                1.10, 0.94, 1.16, 1.03)

# Comprehensive analysis
cat("--- Summary Statistics ---\n")
cat("n =", length(creatinine), "\n")
cat("x-bar =", round(mean(creatinine), 4), "\n")
cat("s =", round(sd(creatinine), 4), "\n")
cat("se =", round(sd(creatinine)/sqrt(length(creatinine)), 4), "\n")
## ---- chunk 47
#| echo: true
# Two-tailed t test: H0: mu = 1.0 vs Ha: mu != 1.0
creat_test <- t.test(creatinine, mu = 1.0, alternative = "two.sided")
creat_test
## ---- chunk 48
#| code-fold: true
#| fig-height: 5
#| fig-width: 14
p1 <- tibble(x = creatinine) |>
  ggplot(aes(x = x)) +
  geom_histogram(bins = 8, fill = "steelblue", color = "white", alpha = 0.7) +
  geom_vline(xintercept = 1.0, linetype = "dashed", color = "red", linewidth = 1) +
  geom_vline(xintercept = mean(creatinine), color = "darkgreen", linewidth = 1) +
  labs(x = "Serum Creatinine (mg/dL)", y = "Count",
       title = "Distribution of Creatinine Values") +
  annotate("text", x = 1.0, y = 5, label = expression(mu[0] == 1.0), 
           color = "red", hjust = 1.1, size = 5) +
  annotate("text", x = mean(creatinine), y = 4.5, hjust = -0.1, size = 5,
           color = "darkgreen",
           label = as.expression(bquote(bar(x) == .(round(mean(creatinine), 3)))))

p2 <- tibble(x = creatinine) |>
  ggplot(aes(sample = x)) +
  stat_qq(size = 3, color = "steelblue") +
  stat_qq_line(color = "red", linewidth = 1) +
  labs(title = "Normal Q-Q Plot", x = "Theoretical Quantiles", y = "Sample Quantiles")

p1 + p2
## ---- chunk 49
#| echo: true
# Summary of results
cat("=== Test Results ===\n")
cat("t =", round(creat_test$statistic, 3), "\n")
cat("df =", creat_test$parameter, "\n")
cat("p-value =", round(creat_test$p.value, 4), "\n")
cat("95% CI: (", round(creat_test$conf.int[1], 4), ",", 
    round(creat_test$conf.int[2], 4), ")\n\n")

if (creat_test$p.value < 0.05) {
  cat("Interpretation: At alpha = 0.05, there IS statistically\n")
  cat("significant evidence that the mean serum creatinine level\n")
  cat("differs from the reference value of 1.0 mg/dL.\n\n")
  cat("The 95% CI does NOT contain 1.0 -- consistent with rejection.")
} else {
  cat("Interpretation: At alpha = 0.05, there is INSUFFICIENT\n")
  cat("evidence that the mean serum creatinine level differs\n")
  cat("from the reference value of 1.0 mg/dL.\n\n")
  cat("The 95% CI CONTAINS 1.0 -- consistent with failure to reject.")
}
## ---- chunk 50
#| echo: true
#| code-fold: true
set.seed(551)
n_sims <- 10000
n <- 12
mu0 <- 100
sigma <- 15

# When sigma is truly known
z_reject <- replicate(n_sims, {
  x <- rnorm(n, mean = mu0, sd = sigma)
  z <- (mean(x) - mu0) / (sigma / sqrt(n))
  abs(z) >= qnorm(0.975)
})

# Using t test (sigma estimated)
t_reject <- replicate(n_sims, {
  x <- rnorm(n, mean = mu0, sd = sigma)
  t <- (mean(x) - mu0) / (sd(x) / sqrt(n))
  abs(t) >= qt(0.975, df = n - 1)
})

cat("Simulated Type I error rates (alpha = 0.05):\n")
cat("z test (sigma known):   ", round(mean(z_reject), 4), "\n")
cat("t test (sigma estimated):", round(mean(t_reject), 4), "\n\n")
cat("Both correctly control Type I error at approximately 0.05")
